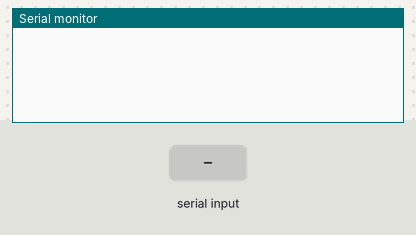
A sketch run on a simulated Arduino Uno, built with avr-gcc and run on an emulated ATmega328P. Shown: the last lines printed to the serial monitor. Wiring (inferred from the names in the program): DS1307 clock at I2C address 0x68. The test bench sets the inputs (shaded band). The local clock reads 2024-03-15 10:24:30 at power-on unless the sketch sets it.

Above: at 1.2 s.
1.3 s: "90,45\n" received over Serial
At 2.4 s:
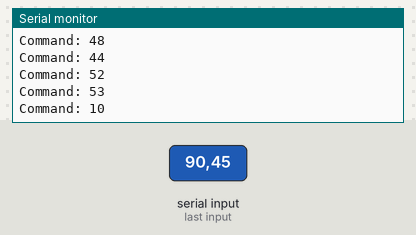
2.9 s: byte 84 (84) received over Serial
At 3.5 s:
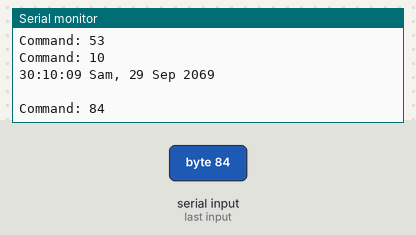
4.4 s: byte 116 (116) received over Serial
At 4.8 s:
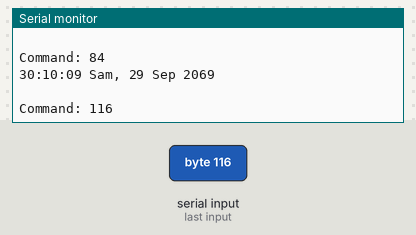
5.9 s: "30,150\n" received over Serial
At 7.5 s:
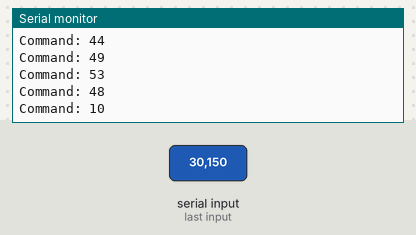
Timing chart, 0 to 8.4 s (numbered marks = the images above; inputs shaded):
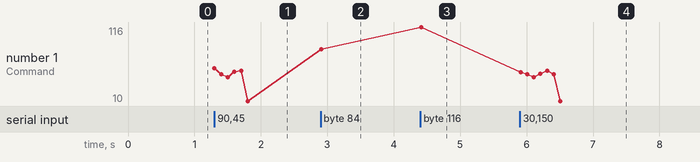

The sketch:

DS1307_to_Serial.ino
```cpp
/* RTC Control v1.00
 * by <http://www.combustory.com> John Vaughters
 *
 * THIS CODE IS FREE FOR ANYTHING  - There is no Rocket Science here. No need to create some long GPL statement.
 *
 * Credit to:
 * Maurice Ribble - http://www.glacialwanderer.com/hobbyrobotics for RTC DS1307 code
 * BB Riley - Underhill Center, VT  <brianbr@wulfden.org> For simplification of the Day of Week and month
 *                                                        and updating to Arduino 1.0
 * peep rada - from Arduino Forum - Found that only 32 registers per I2C connection was possible
 *
 * With this code you can set the date/time, retreive the date/time and use the extra memory of an RTC DS1307 chip.
 * The program also sets all the extra memory space to 0xff.
 * Serial Communication method with the Arduino that utilizes a leading CHAR for each command described below.
 *
 * Commands:
 * T(00-59)(00-59)(00-23)(1-7)(01-31)(01-12)(00-99) - T(sec)(min)(hour)(dayOfWeek)(dayOfMonth)(month)(year) -
 * T - Sets the date of the RTC DS1307 Chip.
 * Example to set the time for 25-Jan-2012 @ 19:57:11 for the 4 day of the week, use this command - T1157194250112
 * Q(1-2) - (Q1) Memory initialization  (Q2) RTC - Memory Dump
 * R - Read/display the time, day and date
 *
 * ---------------------------------------------------------
 * Notes:
 * Version 1.0
 *    Moving this code to Version 1.0 because this code has been updated to Arduino v1.0 and the features have
 *    been well tested and improved in a collaborative effort.
 *    - Fixed the issue of not being able to access all the registers - JWV
 *    - Added initialization for all non-time registers - JWV
 *    - Added Dump of all 64 registers - JWV
 *    - Some Date/Time reformatting and cleanup of display, added Day/Month texts - BBR
 *    - Made compatible with Arduino 1.0 - BBR
 *    - Added Rr command for reading date/time - BBR
 *    - Made commands case insensitive - BBR
 *    - Create #define varibles to support pre Arduino v1.0 - JWV
 * Version 0.01
 *    Inital code with basics of setting time and the first 37 registers and dumping the first 32 registers.
 *    The code was based on Maurice Ribble's original code.
 *
 */

#include "Wire.h"
#define DS1307_I2C_ADDRESS 0x68  // This is the I2C address
// Arduino version compatibility Pre-Compiler Directives
#if defined(ARDUINO) && ARDUINO >= 100   // Arduino v1.0 and newer
  #define I2C_WRITE Wire.write
  #define I2C_READ Wire.read
#else                                   // Arduino Prior to v1.0
  #define I2C_WRITE Wire.send
  #define I2C_READ Wire.receive
#endif
// Global Variables
int command = 0;       // This is the command char, in ascii form, sent from the serial port
int i;
long previousMillis = 0;        // will store last time Temp was updated
byte second, minute, hour, dayOfWeek, dayOfMonth, month, year;
byte test;
byte zero;
char  *Day[] = {"","Dim","Lun","Mar","Mer","Jeu","Ven","Sam"};
char  *Mon[] = {"","Jan","Fev","Mar","Avr","Mai","Jun","Jul","Aou","Sep","Oct","Nov","Dec"};

// Convert normal decimal numbers to binary coded decimal
byte decToBcd(byte val)
{
  return ( (val/10*16) + (val%10) );
}

// Convert binary coded decimal to normal decimal numbers
byte bcdToDec(byte val)
{
  return ( (val/16*10) + (val%16) );
}

// 1) Sets the date and time on the ds1307
// 2) Starts the clock
// 3) Sets hour mode to 24 hour clock
// Assumes you're passing in valid numbers, Probably need to put in checks for valid numbers.

void setDateDs1307()
{

   second = (byte) ((Serial.read() - 48) * 10 + (Serial.read() - 48)); // Use of (byte) type casting and ascii math to achieve result.
   minute = (byte) ((Serial.read() - 48) *10 +  (Serial.read() - 48));
   hour  = (byte) ((Serial.read() - 48) *10 +  (Serial.read() - 48));
   dayOfWeek = (byte) (Serial.read() - 48);
   dayOfMonth = (byte) ((Serial.read() - 48) *10 +  (Serial.read() - 48));
   month = (byte) ((Serial.read() - 48) *10 +  (Serial.read() - 48));
   year= (byte) ((Serial.read() - 48) *10 +  (Serial.read() - 48));
   Wire.beginTransmission(DS1307_I2C_ADDRESS);
   I2C_WRITE(zero);
   I2C_WRITE(decToBcd(second) & 0x7f);    // 0 to bit 7 starts the clock
   I2C_WRITE(decToBcd(minute));
   I2C_WRITE(decToBcd(hour));      // If you want 12 hour am/pm you need to set
                                   // bit 6 (also need to change readDateDs1307)
   I2C_WRITE(decToBcd(dayOfWeek));
   I2C_WRITE(decToBcd(dayOfMonth));
   I2C_WRITE(decToBcd(month));
   I2C_WRITE(decToBcd(year));
   Wire.endTransmission();
}

// Gets the date and time from the ds1307 and prints result
void getDateDs1307()
{
  // Reset the register pointer
  Wire.beginTransmission(DS1307_I2C_ADDRESS);
  I2C_WRITE(zero);
  Wire.endTransmission();

  Wire.requestFrom(DS1307_I2C_ADDRESS, 7);

  // A few of these need masks because certain bits are control bits
  second     = bcdToDec(I2C_READ() & 0x7f);
  minute     = bcdToDec(I2C_READ());
  hour       = bcdToDec(I2C_READ() & 0x3f);  // Need to change this if 12 hour am/pm
  dayOfWeek  = bcdToDec(I2C_READ());
  dayOfMonth = bcdToDec(I2C_READ());
  month      = bcdToDec(I2C_READ());
  year       = bcdToDec(I2C_READ());

  if (hour < 10)
    Serial.print("0");
  Serial.print(hour, DEC);
  Serial.print(":");
  if (minute < 10)
    Serial.print("0");
  Serial.print(minute, DEC);
  Serial.print(":");
  if (second < 10)
    Serial.print("0");
  Serial.print(second, DEC);
  Serial.print(" ");
  Serial.print(Day[dayOfWeek]);
  Serial.print(", ");
  Serial.print(dayOfMonth, DEC);
  Serial.print(" ");
  Serial.print(Mon[month]);
  Serial.print(" 20");
  if (year < 10)
    Serial.print("0");
  Serial.println(year, DEC);

}


void setup() {
  Wire.begin();
  Serial.begin(57600);
  zero=0x00;
}

void loop() {
     if (Serial.available()) {      // Look for char in serial que and process if found
      command = Serial.read();
      if (command == 84 || command == 116) {      //If command = "Tt" Set Date
       setDateDs1307();
       getDateDs1307();
       Serial.println(" ");
      }
      else if (command == 82 || command == 114) {      //If command = "Rr" Read Date ... BBR
       getDateDs1307();
       Serial.println(" ");
      }
      else if (command == 81 || command == 113) {      //If command = "Qq" RTC1307 Memory Functions
        delay(100);
        if (Serial.available()) {
         command = Serial.read();
         if (command == 49) {        //If command = "1" RTC1307 Initialize Memory - All Data will be set to
                                       // 255 (0xff).  Therefore 255 or 0 will be an invalid value.
           Wire.beginTransmission(DS1307_I2C_ADDRESS);   // 255 will be the init value and 0 will be considered
                                                          // an error that occurs when the RTC is in Battery mode.
           I2C_WRITE(0x08); // Set the register pointer to be just past the date/time registers.
           for (i = 1; i <= 24; i++) {
               I2C_WRITE(0Xff);
              delay(10);
           }
           Wire.endTransmission();
           Wire.beginTransmission(DS1307_I2C_ADDRESS);
           I2C_WRITE(0x21); // Set the register pointer to 33 for second half of registers. Only 32 writes per connection allowed.
           for (i = 1; i <= 33; i++) {
               I2C_WRITE(0Xff);
              delay(10);
           }
           Wire.endTransmission();
           getDateDs1307();
           Serial.println(": RTC1307 Initialized Memory");
         }
         else if (command == 50) {      //If command = "2" RTC1307 Memory Dump
          getDateDs1307();
          Serial.println(": RTC 1307 Dump Begin");
          Wire.beginTransmission(DS1307_I2C_ADDRESS);
          I2C_WRITE(zero);
          Wire.endTransmission();
          Wire.requestFrom(DS1307_I2C_ADDRESS, 32);
          for (i = 0; i <= 31; i++) {  //Register 0-31 - only 32 registers allowed per I2C connection
             test = I2C_READ();
             Serial.print(i);
             Serial.print(": ");
             Serial.print(test, DEC);
             Serial.print(" : ");
             Serial.println(test, HEX);
          }
          Wire.beginTransmission(DS1307_I2C_ADDRESS);
          I2C_WRITE(0x20);
          Wire.endTransmission();
          Wire.requestFrom(DS1307_I2C_ADDRESS, 32);
          for (i = 32; i <= 63; i++) {         //Register 32-63 - only 32 registers allowed per I2C connection
             test = I2C_READ();
             Serial.print(i);
             Serial.print(": ");
             Serial.print(test, DEC);
             Serial.print(" : ");
             Serial.println(test, HEX);
          }
          Serial.println(" RTC1307 Dump end");
         }
        }
       }
      Serial.print("Command: ");
      Serial.println(command);     // Echo command CHAR in ascii that was sent
      }
      command = 0;                 // reset command
      delay(100);
    }
//*****************************************************The End***********************
```

Measured:
- after the input at 1.3 s, the serial monitor: prints a new line at once (image 1)
- after the input at 2.9 s, the serial monitor: prints a new line at once (image 2)
- after the input at 4.4 s, the serial monitor: prints a new line at once (image 3)
- after the input at 5.9 s, the serial monitor: prints a new line at once (image 4)
- plotted number 1: 10 → 84 after the input at 2.9 s, 84 → 116 after the input at 4.4 s
